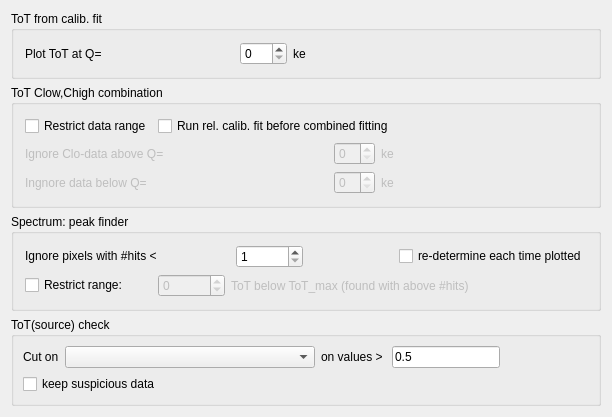
       <widget class="QWidget" name="tab4">
        <attribute name="title">
         <string>ToT</string>
        </attribute>
        <layout class="QVBoxLayout">
         <item>
          <layout class="QVBoxLayout">
           <item>
            <widget class="Q3GroupBox" name="GroupBox10_2">
             <property name="title">
              <string>ToT from calib. fit</string>
             </property>
             <layout class="QHBoxLayout">
              <property name="spacing">
               <number>6</number>
              </property>
              <property name="margin">
               <number>11</number>
              </property>
              <item>
               <layout class="QHBoxLayout">
                <property name="spacing">
                 <number>6</number>
                </property>
                <property name="margin">
                 <number>0</number>
                </property>
                <item>
                 <layout class="QHBoxLayout">
                  <property name="spacing">
                   <number>6</number>
                  </property>
                  <property name="margin">
                   <number>0</number>
                  </property>
                  <item>
                   <widget class="QLabel" name="TextLabel1_6_2_2">
                    <property name="text">
                     <string>Plot ToT at Q=</string>
                    </property>
                    <property name="wordWrap">
                     <bool>false</bool>
                    </property>
                   </widget>
                  </item>
                  <item>
                   <spacer name="Spacer46">
                    <property name="orientation">
                     <enum>Qt::Horizontal</enum>
                    </property>
                    <property name="sizeType">
                     <enum>QSizePolicy::Expanding</enum>
                    </property>
                    <property name="sizeHint" stdset="0">
                     <size>
                      <width>20</width>
                      <height>20</height>
                     </size>
                    </property>
                   </spacer>
                  </item>
                  <item>
                   <widget class="QSpinBox" name="ToTPlotPnt">
                    <property name="maximum">
                     <number>500</number>
                    </property>
                   </widget>
                  </item>
                  <item>
                   <widget class="QLabel" name="TextLabel2_3_2_2">
                    <property name="text">
                     <string>ke</string>
                    </property>
                    <property name="wordWrap">
                     <bool>false</bool>
                    </property>
                   </widget>
                  </item>
                 </layout>
                </item>
                <item>
                 <spacer name="Spacer47">
                  <property name="orientation">
                   <enum>Qt::Horizontal</enum>
                  </property>
                  <property name="sizeType">
                   <enum>QSizePolicy::Expanding</enum>
                  </property>
                  <property name="sizeHint" stdset="0">
                   <size>
                    <width>20</width>
                    <height>20</height>
                   </size>
                  </property>
                 </spacer>
                </item>
               </layout>
              </item>
             </layout>
            </widget>
           </item>
           <item>
            <widget class="Q3GroupBox" name="GroupBox12_2">
             <property name="title">
              <string>ToT Clow,Chigh combination</string>
             </property>
             <layout class="QHBoxLayout">
              <property name="spacing">
               <number>6</number>
              </property>
              <property name="margin">
               <number>11</number>
              </property>
              <item>
               <layout class="QHBoxLayout">
                <item>
                 <layout class="QVBoxLayout">
                  <item>
                   <layout class="QHBoxLayout">
                    <property name="spacing">
                     <number>6</number>
                    </property>
                    <property name="margin">
                     <number>0</number>
                    </property>
                    <item>
                     <widget class="QCheckBox" name="fixedTOTSwitch">
                      <property name="text">
                       <string>Restrict data range</string>
                      </property>
                     </widget>
                    </item>
                    <item>
                     <widget class="QCheckBox" name="TotRelcal">
                      <property name="text">
                       <string>Run rel. calib. fit before combined fitting</string>
                      </property>
                     </widget>
                    </item>
                   </layout>
                  </item>
                  <item>
                   <layout class="QHBoxLayout">
                    <property name="spacing">
                     <number>6</number>
                    </property>
                    <property name="margin">
                     <number>0</number>
                    </property>
                    <item>
                     <widget class="QLabel" name="SwitchLabel">
                      <property name="enabled">
                       <bool>false</bool>
                      </property>
                      <property name="text">
                       <string>Ignore Clo-data above Q=</string>
                      </property>
                      <property name="wordWrap">
                       <bool>false</bool>
                      </property>
                     </widget>
                    </item>
                    <item>
                     <spacer name="Spacer48">
                      <property name="orientation">
                       <enum>Qt::Horizontal</enum>
                      </property>
                      <property name="sizeType">
                       <enum>QSizePolicy::Expanding</enum>
                      </property>
                      <property name="sizeHint" stdset="0">
                       <size>
                        <width>20</width>
                        <height>20</height>
                       </size>
                      </property>
                     </spacer>
                    </item>
                    <item>
                     <widget class="QSpinBox" name="TOTSwitchPnt">
                      <property name="enabled">
                       <bool>false</bool>
                      </property>
                     </widget>
                    </item>
                    <item>
                     <widget class="QLabel" name="TextLabel2_3_2_2_2">
                      <property name="enabled">
                       <bool>false</bool>
                      </property>
                      <property name="text">
                       <string>ke</string>
                      </property>
                      <property name="wordWrap">
                       <bool>false</bool>
                      </property>
                     </widget>
                    </item>
                   </layout>
                  </item>
                  <item>
                   <layout class="QHBoxLayout">
                    <property name="spacing">
                     <number>6</number>
                    </property>
                    <property name="margin">
                     <number>0</number>
                    </property>
                    <item>
                     <widget class="QLabel" name="TextLabel1_6">
                      <property name="enabled">
                       <bool>false</bool>
                      </property>
                      <property name="text">
                       <string>Ingnore data below Q=</string>
                      </property>
                      <property name="wordWrap">
                       <bool>false</bool>
                      </property>
                     </widget>
                    </item>
                    <item>
                     <spacer name="Spacer49">
                      <property name="orientation">
                       <enum>Qt::Horizontal</enum>
                      </property>
                      <property name="sizeType">
                       <enum>QSizePolicy::Expanding</enum>
                      </property>
                      <property name="sizeHint" stdset="0">
                       <size>
                        <width>20</width>
                        <height>20</height>
                       </size>
                      </property>
                     </spacer>
                    </item>
                    <item>
                     <widget class="QSpinBox" name="TOTIgnore">
                      <property name="enabled">
                       <bool>false</bool>
                      </property>
                     </widget>
                    </item>
                    <item>
                     <widget class="QLabel" name="TextLabel2_3_2_2_2_2">
                      <property name="enabled">
                       <bool>false</bool>
                      </property>
                      <property name="text">
                       <string>ke</string>
                      </property>
                      <property name="wordWrap">
                       <bool>false</bool>
                      </property>
                     </widget>
                    </item>
                   </layout>
                  </item>
                 </layout>
                </item>
                <item>
                 <spacer name="Spacer50">
                  <property name="orientation">
                   <enum>Qt::Horizontal</enum>
                  </property>
                  <property name="sizeType">
                   <enum>QSizePolicy::Expanding</enum>
                  </property>
                  <property name="sizeHint" stdset="0">
                   <size>
                    <width>193</width>
                    <height>20</height>
                   </size>
                  </property>
                 </spacer>
                </item>
               </layout>
              </item>
             </layout>
            </widget>
           </item>
           <item>
            <widget class="Q3GroupBox" name="GroupBox14">
             <property name="title">
              <string>Spectrum: peak finder</string>
             </property>
             <layout class="QVBoxLayout">
              <property name="spacing">
               <number>6</number>
              </property>
              <property name="margin">
               <number>11</number>
              </property>
              <item>
               <layout class="QVBoxLayout">
                <property name="spacing">
                 <number>6</number>
                </property>
                <property name="margin">
                 <number>0</number>
                </property>
                <item>
                 <layout class="QHBoxLayout">
                  <property name="spacing">
                   <number>6</number>
                  </property>
                  <property name="margin">
                   <number>0</number>
                  </property>
                  <item>
                   <layout class="QHBoxLayout">
                    <property name="spacing">
                     <number>6</number>
                    </property>
                    <property name="margin">
                     <number>0</number>
                    </property>
                    <item>
                     <widget class="QLabel" name="TextLabel1_8">
                      <property name="text">
                       <string>Ignore pixels with #hits  &lt;</string>
                      </property>
                      <property name="wordWrap">
                       <bool>false</bool>
                      </property>
                     </widget>
                    </item>
                    <item>
                     <spacer name="Spacer51">
                      <property name="orientation">
                       <enum>Qt::Horizontal</enum>
                      </property>
                      <property name="sizeType">
                       <enum>QSizePolicy::Expanding</enum>
                      </property>
                      <property name="sizeHint" stdset="0">
                       <size>
                        <width>20</width>
                        <height>20</height>
                       </size>
                      </property>
                     </spacer>
                    </item>
                    <item>
                     <widget class="QSpinBox" name="minHits">
                      <property name="minimum">
                       <number>1</number>
                      </property>
                      <property name="maximum">
                       <number>1000000</number>
                      </property>
                     </widget>
                    </item>
                   </layout>
                  </item>
                  <item>
                   <layout class="QHBoxLayout">
                    <property name="spacing">
                     <number>6</number>
                    </property>
                    <property name="margin">
                     <number>0</number>
                    </property>
                    <item>
                     <spacer name="Spacer52">
                      <property name="orientation">
                       <enum>Qt::Horizontal</enum>
                      </property>
                      <property name="sizeType">
                       <enum>QSizePolicy::Expanding</enum>
                      </property>
                      <property name="sizeHint" stdset="0">
                       <size>
                        <width>20</width>
                        <height>20</height>
                       </size>
                      </property>
                     </spacer>
                    </item>
                    <item>
                     <widget class="QCheckBox" name="srcRecalcPeak">
                      <property name="text">
                       <string>re-determine each time plotted</string>
                      </property>
                     </widget>
                    </item>
                   </layout>
                  </item>
                 </layout>
                </item>
                <item>
                 <layout class="QHBoxLayout">
                  <property name="spacing">
                   <number>6</number>
                  </property>
                  <property name="margin">
                   <number>0</number>
                  </property>
                  <item>
                   <layout class="QHBoxLayout">
                    <property name="spacing">
                     <number>6</number>
                    </property>
                    <property name="margin">
                     <number>0</number>
                    </property>
                    <item>
                     <widget class="QCheckBox" name="srcRestrict">
                      <property name="text">
                       <string>Restrict range: </string>
                      </property>
                     </widget>
                    </item>
                    <item>
                     <spacer name="Spacer44_2">
                      <property name="orientation">
                       <enum>Qt::Horizontal</enum>
                      </property>
                      <property name="sizeType">
                       <enum>QSizePolicy::Expanding</enum>
                      </property>
                      <property name="sizeHint" stdset="0">
                       <size>
                        <width>20</width>
                        <height>20</height>
                       </size>
                      </property>
                     </spacer>
                    </item>
                    <item>
                     <widget class="QSpinBox" name="srcMin">
                      <property name="enabled">
                       <bool>false</bool>
                      </property>
                      <property name="minimum">
                       <number>-1</number>
                      </property>
                      <property name="maximum">
                       <number>9999999</number>
                      </property>
                     </widget>
                    </item>
                    <item>
                     <widget class="QLabel" name="TextLabel1_11">
                      <property name="enabled">
                       <bool>false</bool>
                      </property>
                      <property name="text">
                       <string>ToT below ToT_max (found with above #hits)</string>
                      </property>
                      <property name="wordWrap">
                       <bool>false</bool>
                      </property>
                     </widget>
                    </item>
                   </layout>
                  </item>
                  <item>
                   <spacer name="Spacer45">
                    <property name="orientation">
                     <enum>Qt::Horizontal</enum>
                    </property>
                    <property name="sizeType">
                     <enum>QSizePolicy::Expanding</enum>
                    </property>
                    <property name="sizeHint" stdset="0">
                     <size>
                      <width>20</width>
                      <height>20</height>
                     </size>
                    </property>
                   </spacer>
                  </item>
                 </layout>
                </item>
               </layout>
              </item>
             </layout>
            </widget>
           </item>
           <item>
            <widget class="Q3GroupBox" name="totsrcCheck">
             <property name="title">
              <string>ToT(source) check</string>
             </property>
             <layout class="QVBoxLayout">
              <item>
               <layout class="QVBoxLayout">
                <item>
                 <layout class="QHBoxLayout">
                  <item>
                   <widget class="QLabel" name="textLabel1_4">
                    <property name="text">
                     <string>Cut on</string>
                    </property>
                    <property name="wordWrap">
                     <bool>false</bool>
                    </property>
                   </widget>
                  </item>
                  <item>
                   <widget class="QComboBox" name="totcheckVar">
                    <property name="minimumSize">
                     <size>
                      <width>250</width>
                      <height>0</height>
                     </size>
                    </property>
                   </widget>
                  </item>
                  <item>
                   <widget class="QLabel" name="textLabel2">
                    <property name="text">
                     <string>on values &gt; </string>
                    </property>
                    <property name="wordWrap">
                     <bool>false</bool>
                    </property>
                   </widget>
                  </item>
                  <item>
                   <widget class="QLineEdit" name="totcheckValue">
                    <property name="text">
                     <string>0.5</string>
                    </property>
                   </widget>
                  </item>
                  <item>
                   <spacer name="spacer57">
                    <property name="orientation">
                     <enum>Qt::Horizontal</enum>
                    </property>
                    <property name="sizeType">
                     <enum>QSizePolicy::Expanding</enum>
                    </property>
                    <property name="sizeHint" stdset="0">
                     <size>
                      <width>51</width>
                      <height>21</height>
                     </size>
                    </property>
                   </spacer>
                  </item>
                 </layout>
                </item>
                <item>
                 <widget class="QCheckBox" name="totcheckKeep">
                  <property name="text">
                   <string>keep suspicious data</string>
                  </property>
                 </widget>
                </item>
               </layout>
              </item>
             </layout>
            </widget>
           </item>
          </layout>
         </item>
        </layout>
       </widget>
